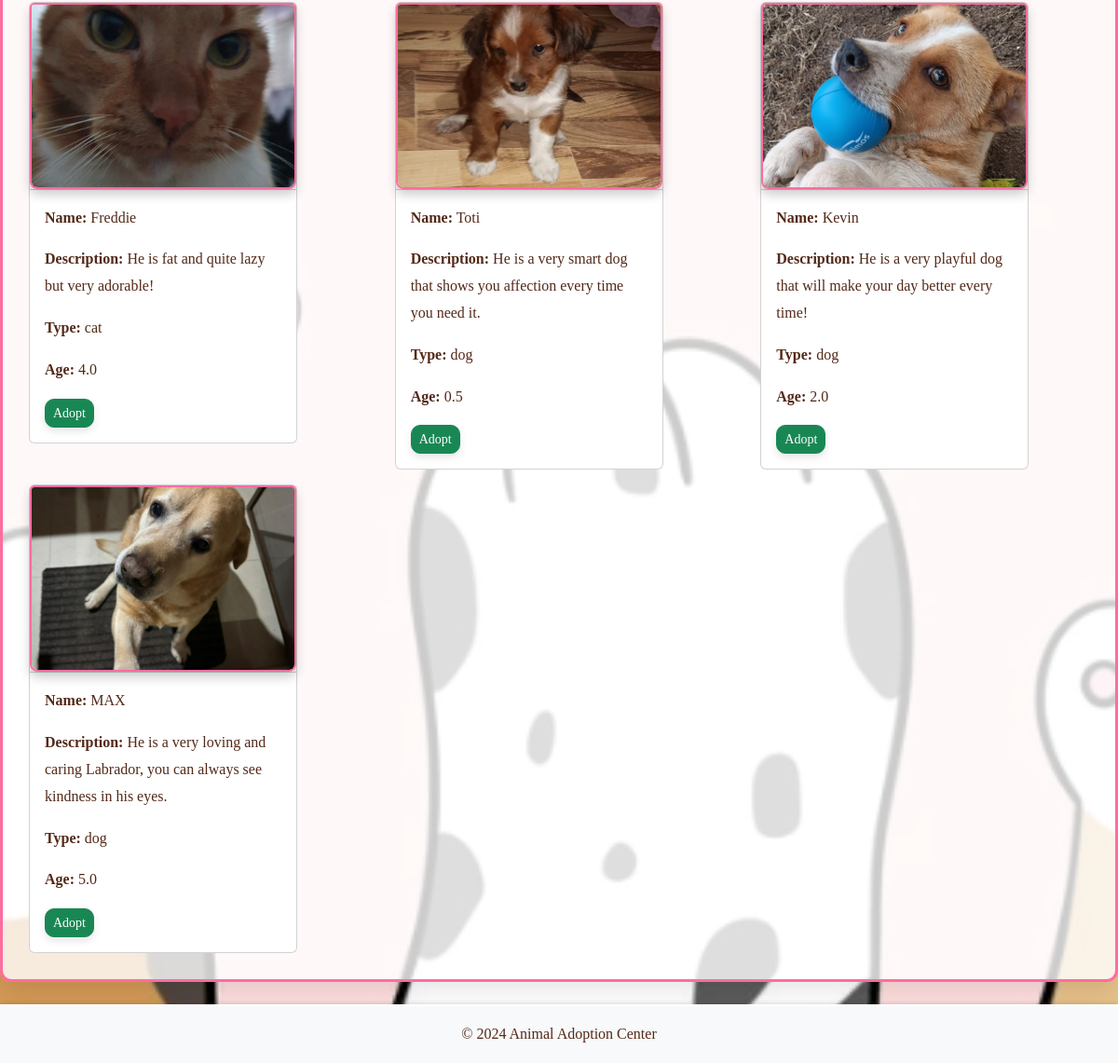
/animals (lower part), run on an earlier commit of the app's database.
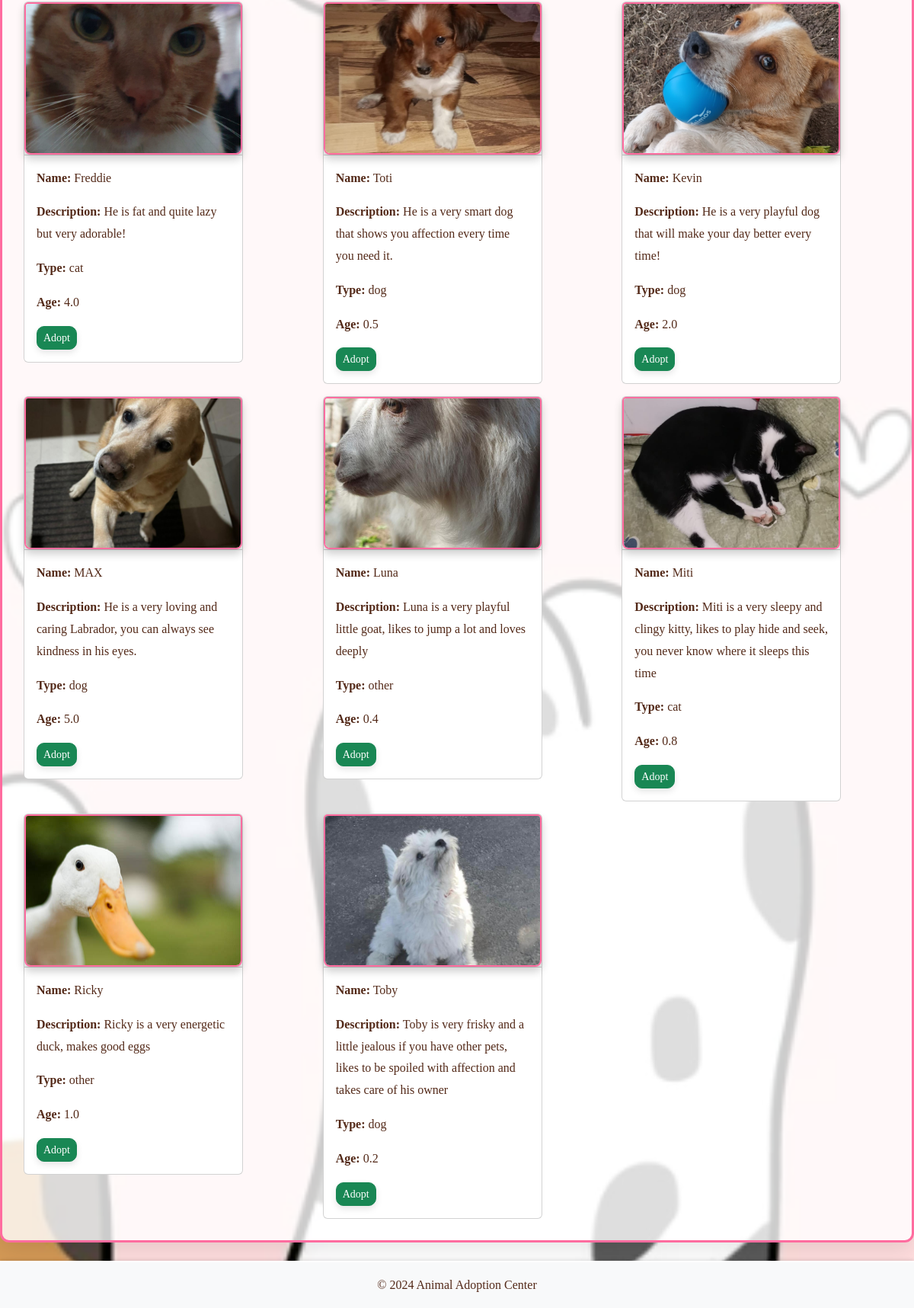
And on a later commit of the database.
### app/models.py (models this page shows, shortened)
class Animal(db.Model):
    id = db.Column(db.Integer, primary_key=True)
    name = db.Column(db.String(100), nullable=False)
    age = db.Column(db.String(20), nullable=False)  # Age stored as string (e.g., "2 years")
    animal_type = db.Column(db.String(50), nullable=False)  # e.g., "dog", "cat"
    description = db.Column(db.Text, nullable=True)
    image = db.Column(db.String(255), nullable=False)  # Path to the image file

### app/backend/routes.py (the view)
@main.route('/animals', methods=['GET'])
def animals():
    animal_type = request.args.get('type')
    if animal_type:
        animals = Animal.query.filter_by(animal_type=animal_type).all()
    else:
        animals = Animal.query.all()
    for animal in animals:
        animal.image_path = f'{animal.image}'
    return render_template('animals.html', animals=animals, filter_type=animal_type)

### app/frontend/templates/animals.html (shortened to what this page needs)
{% extends "home.html" %}
{% block content %}
<div class="row">
    {% for animal in animals %}
    <div class="col-12 col-md-6 col-lg-4">
        <div class="card m-2" style="width: 18rem;">
            <div class="card-header p-0">
                <img src="{{ url_for('static', filename=animal.image_path) }}" class="card-img-top" alt="{{ animal.jpg }}" style="height: 200px; object-fit: cover;">
            </div>
            <div class="card-body">
                <p class="card-text"><strong>Name:</strong> {{ animal.name }}</p>
                <p class="card-text"><strong>Description:</strong> {{ animal.description }}</p>
                <p class="card-text"><strong>Type:</strong> {{ animal.animal_type }}</p>
                <p class="card-text"><strong>Age:</strong> {{ animal.age }}</p>
                <div class="d-flex justify-content-between mt-2">
                    {% if not current_user.is_admin %}
                    <a href="{{ url_for('main.adopt_animal', animal_id=animal.id) }}" class="btn btn-success btn-sm">Adopt</a>
                    {% endif %}
                </div>
            </div>
        </div>
    </div>
    {% endfor %}
</div>
{% endblock %}

What changed in the data, as far as the page shows it:
added Animal: shows a picture, name "Luna", description "Luna is a very playful little goat, likes to jump a lot and loves deeply", animal_type "other", age "0.4"
added Animal: shows a picture, name "Miti", description "Miti is a very sleepy and clingy kitty, likes to play hide and seek, you never know where it sleeps this time", animal_type "cat", age "0.8"
added Animal: shows a picture, name "Ricky", description "Ricky is a very energetic duck, makes good eggs", animal_type "other", age "1.0"
added Animal: shows a picture, name "Toby", description "Toby is very frisky and a little jealous if you have other pets, likes to be spoiled with affection and takes care of his owner", animal_type "dog", age "0.2"
